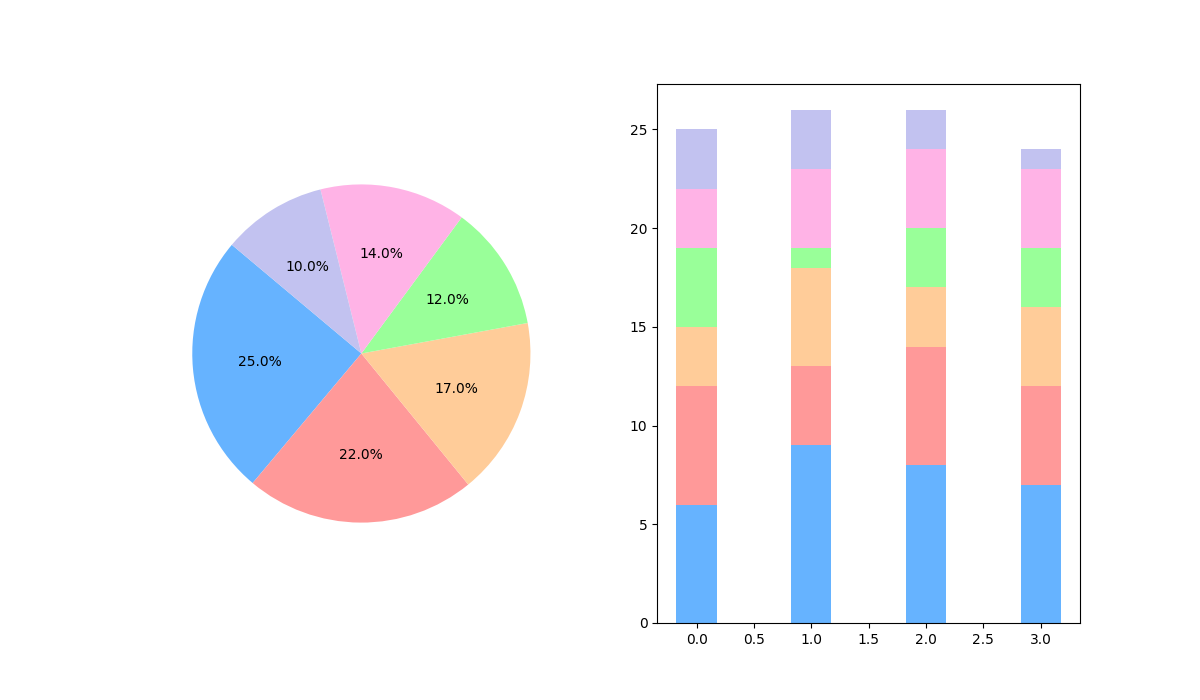

Recreate this plot in Python.
import matplotlib.pyplot as plt
import numpy as np

allocations = [25, 22, 17, 12, 14, 10]
colors = ['#66b3ff','#ff9999','#ffcc99','#99ff99','#ffb3e6','#c2c2f0']  # Shuffled colors

plt.figure(figsize=(12, 7))

ax1 = plt.subplot(121)
ax1.pie(
    allocations, 
    autopct='%1.1f%%', 
    startangle=140, 
    colors=colors
)

quarter_allocations = [
    [6, 6, 3, 4, 3, 3],
    [9, 4, 5, 1, 4, 3],
    [8, 6, 3, 3, 4, 2],
    [7, 5, 4, 3, 4, 1]
]
quarter_allocations = np.array(quarter_allocations).T

ax2 = plt.subplot(122)
bar_width = 0.35
ind = np.arange(len(quarter_allocations[0]))
bottom = np.zeros(len(quarter_allocations[0]))

for i, allocation in enumerate(quarter_allocations):
    ax2.bar(
        ind, 
        allocation, 
        bar_width, 
        bottom=bottom, 
        color=colors[i]
    )
    bottom += allocation

plt.show()
